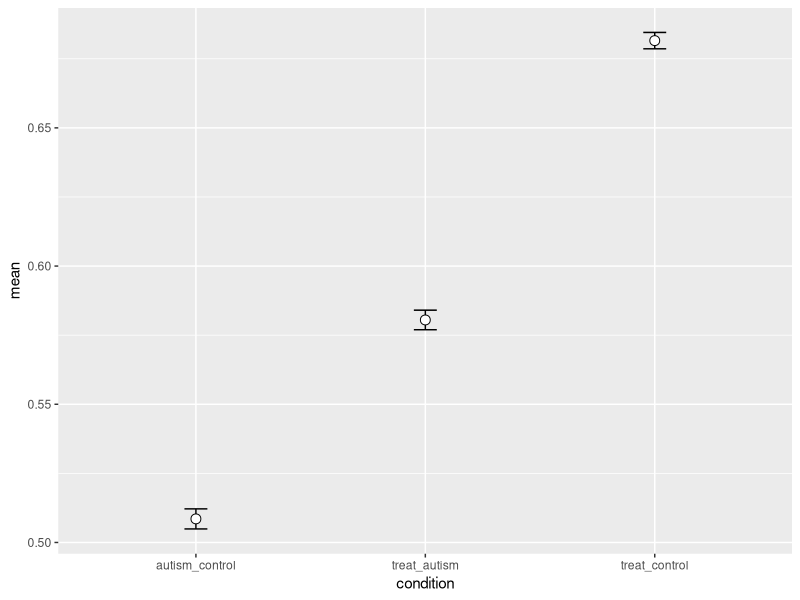

Here is the R script that generated this plot:
# Uncomment and run these if you don't have the packages installed
#install.packages('boot')
#install.packages('ggplot2')

# Load required packages
library(boot)
library(ggplot2)

# Read in data 
setwd("~/Desktop") # Set this to where you put the data file.
datums_vaccine = read.table("Vaccine_Data.txt", header = TRUE)
datums_vaccine$diff = datums_vaccine$post - datums_vaccine$pre

num_sims <- 100000

# Initialize matrices/data.frames
datums <- data.frame(matrix(ncol = 3, nrow = 3))
rownames(datums) <- c("treat_autism", "treat_control","autism_control")
colnames(datums) <- c("mean", "ci","condition")
datums[1,3] = "treat_autism"
datums[2,3] = "treat_control"
datums[3,3] = "autism_control"

sims <- matrix(NA, nrow = num_sims, ncol=3)
treat_autism <- matrix(NA, nrow = num_sims, ncol=1)
treat_control <- matrix(NA, nrow = num_sims, ncol=1)
autism_control <- matrix(NA, nrow = num_sims, ncol=1)

# Run simulations
for (i_sims in 1:num_sims) {
  
  # Get a number between 1 and 6, in .1 increments for window minimum
  limits = sample(10:60, 1, replace=F)
  min = min(limits)/10
  
  # Set window max as value .25 to 1.25 bigger than minimum (in increments of .25)
  max = min + c(.25,.5,.75)[sample(1:3, 1)]
  
  # Cull data to only be in window
  datums_check = datums_vaccine[datums_vaccine$pre>=min & datums_vaccine$pre<=max,] 
  
  # Get Mean of Conditions in Sample
  control = datums_check[datums_check$condition=='control',]
  autism = datums_check[datums_check$condition=='autism',]
  treatment = datums_check[datums_check$condition=='treatment',]
  
  sims[i_sims,1] = mean(treatment$diff)
  sims[i_sims,2] = mean(control$diff)
  sims[i_sims,3] = mean(autism$diff)
  
  # Code which conditions are bigger, 
  # ignoring cases when 1 of 2 compared conditions have 0 values
  if (nrow(treatment) > 0 & nrow(autism) > 0) {
    if (mean(treatment$diff) > mean(autism$diff))
      treat_autism[i_sims,1] = 1
    else treat_autism[i_sims,1] = 0
    }
  
  if (nrow(treatment) > 0 & nrow(control) > 0) {
    if (mean(treatment$diff) > mean(control$diff))
      treat_control[i_sims,1] = 1
    else treat_control[i_sims,1] = 0
  }
  
  if (nrow(autism) > 0 & nrow(control) > 0) {
    if (mean(autism$diff) > mean(control$diff))
      autism_control[i_sims,1] = 1
    else autism_control[i_sims,1] = 0
  }
}

# Remove missing values (when 1 of 2 compared conditions had 0 values)
treat_autism <- treat_autism[!is.na(treat_autism)]
treat_control <- treat_control[!is.na(treat_control)]
autism_control <- autism_control[!is.na(autism_control)]

# Get overall means
datums[1,1] = mean(treat_autism)
datums[2,1] = mean(treat_control)
datums[3,1] = mean(autism_control)

# Bootstrap Confidence Intervals
b <- boot(treat_autism, function(u,i) mean(u[i]), R = 1000)
ci = boot.ci(b, type = "norm")
datums[1,2] = mean(treat_autism) - ci$norm[2]

b <- boot(treat_control, function(u,i) mean(u[i]), R = 1000)
ci = boot.ci(b, type = "norm")
datums[2,2] = mean(treat_control) - ci$norm[2]

b <- boot(autism_control, function(u,i) mean(u[i]), R = 1000)
ci = boot.ci(b, type = "norm")
datums[3,2] = mean(autism_control) - ci$norm[2]

# Plot
ggplot(datums, aes(x=condition, y=mean)) +
  geom_line() +
  geom_errorbar(width=.1, aes(ymin=mean-ci, ymax=mean+ci)) +
  geom_point(shape=21, size=3, fill="white")
